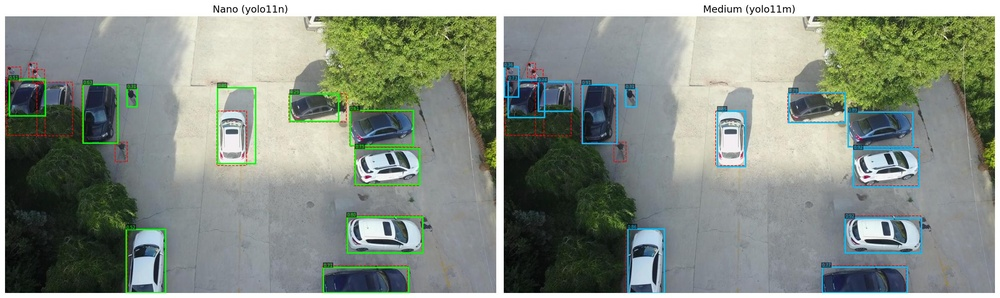
#> input picture cherry/vis_samples/base_samples/0000026_00500_d_0000025_compare.jpg, 1000 x 298 px, shrunk from 2388 x 711 before the run
$ python -i js4_density_proxy.py   (imports and definitions only)   (older library calls are emulated)
#> lines starting #> are read from the running program, lines starting #| are printed output that depends on the picture; after the words box and inside, x2 and y2 are one past the last pixel; in counts of white or black regions, pixels touching at a corner belong together
"""
JS4: Density-Proxy Feature Extraction & Correlation Analysis
Extracts 3 new features (contour_count, gradient_orientation_var,
connected_component_count) for 16,592 UAVDT frames, then correlates
13 selected features against num_gt and recall_gap.
"""

import sys
import time
import cv2
import numpy as np
import pandas as pd
from pathlib import Path
from scipy.stats import spearmanr

# ── Paths ────────────────────────────────────────────────────────
ROOT = Path(__file__).resolve().parent.parent.parent          # echo/
UAVDT_FRAMES = ROOT / "UAVDT-NEW" / "UAV-benchmark-M"
UAVDT_DIR = ROOT / "yolo_runs_on_uavdt"

FEATURES_CSV = UAVDT_DIR / "jays_uavdt_frame_features.csv"
RESULTS_CSV = UAVDT_DIR / "uavdt_results.csv"
DENSITY_CSV = Path(__file__).resolve().parent / "js4_density_features.csv"
CORR_CSV = Path(__file__).resolve().parent / "js4_density_correlation.csv"

TEST_SEQUENCES = [
    "M0208", "M0209", "M0403", "M0601", "M0602", "M0606",
    "M0801", "M0802", "M1301", "M1302", "M1303", "M1401",
    "M0203", "M0205", "M1001", "M1007", "M1101", "M0701",
    "M1004", "M1009",
]

# 13 features for correlation analysis
TARGET_FEATURES = [
    "edge_density", "FAST_keypoint_count", "foreground_ratio",
    "spatial_entropy", "local_entropy_std", "high_freq_energy_ratio",
    "spectral_centroid", "LBP_entropy", "colorfulness", "saturation_std",
    "contour_count", "gradient_orientation_var", "connected_component_count",
]

# Features in current 23-feature set
IN_23 = {"local_entropy_std", "saturation_std", "high_freq_energy_ratio"}

DILATE_KERNEL = cv2.getStructuringElement(cv2.MORPH_RECT, (3, 3))


# ── Part 1: Feature Extraction ──────────────────────────────────

def extract_density_features(gray):
    """Compute 3 density-proxy features from grayscale frame."""
    edges = cv2.Canny(gray, 50, 150)

    # 1. contour_count: external contours on Canny edges
    contours, _ = cv2.findContours(edges, cv2.RETR_EXTERNAL,
                                   cv2.CHAIN_APPROX_SIMPLE)
    contour_count = len(contours)

    # 2. gradient_orientation_var: circular variance of Sobel angles
    gray_f = gray.astype(np.float64)
    dx = cv2.Sobel(gray_f, cv2.CV_64F, 1, 0, ksize=3)
    dy = cv2.Sobel(gray_f, cv2.CV_64F, 0, 1, ksize=3)
    angles = np.arctan2(dy, dx)  # range [-pi, pi]
    sin_mean = np.mean(np.sin(angles))
    cos_mean = np.mean(np.cos(angles))
    R_len = np.sqrt(sin_mean ** 2 + cos_mean ** 2)
    grad_orient_var = 1.0 - R_len

    # 3. connected_component_count: dilated Canny edges → CC
    dilated = cv2.dilate(edges, DILATE_KERNEL)
    num_cc, _ = cv2.connectedComponents(dilated)
    cc_count = num_cc - 1  # exclude background

    return contour_count, grad_orient_var, cc_count


# [171 lines left out: functions run_extraction, run_analysis, not called in this run]


# ── Main ─────────────────────────────────────────────────────────

# [7 lines not run here, left out]

>>> import cv2
>>> picture = cv2.imread('../../cherry/vis_samples/base_samples/0000026_00500_d_0000025_compare.jpg', cv2.IMREAD_GRAYSCALE)
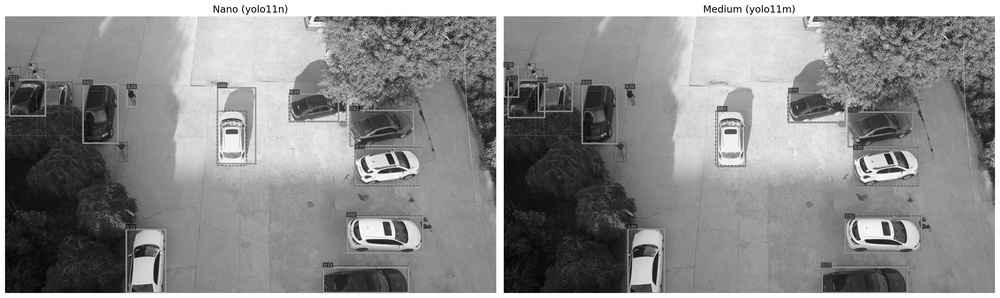
#> picture: shape (298, 1000); min 0, max 255, mean 139.3
>>> result = extract_density_features(picture)
#> in extract_density_features, `edges = cv2.Canny(gray, 50, 150)`:
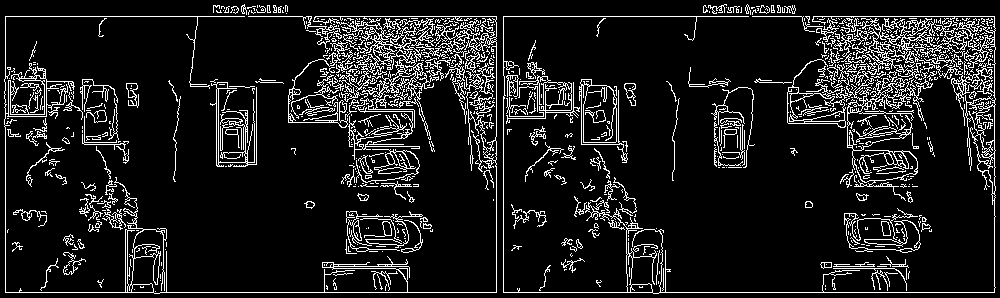
#> edges: shape (298, 1000); 11.2% white in thin lines or dots
#> in extract_density_features, `contours, _ = cv2.findContours(edges, cv2.RETR_EXTERNAL, cv2.CHAIN_APP..`: contours = 738 contours, 661 with area under 20; largest, box (x1, y1, x2, y2) and area: (503, 16, 996, 294) 4621, (4, 16, 497, 294) 3866, (787, 59, 933, 201) 2160, (579, 79, 628, 163) 1888, (356, 149, 420, 184) 398
#> in extract_density_features, `contour_count = len(contours)`: contour_count = 738
#> in extract_density_features, `dx = cv2.Sobel(gray_f, cv2.CV_64F, 1, 0, ksize=3)`:
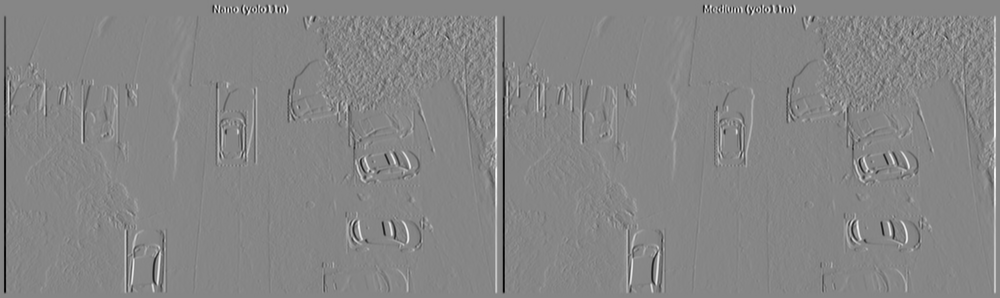
#> dx: shape (298, 1000) float64; min -1017, max 916, mean 0; drawn with min black and max white
#> in extract_density_features, `dy = cv2.Sobel(gray_f, cv2.CV_64F, 0, 1, ksize=3)`:
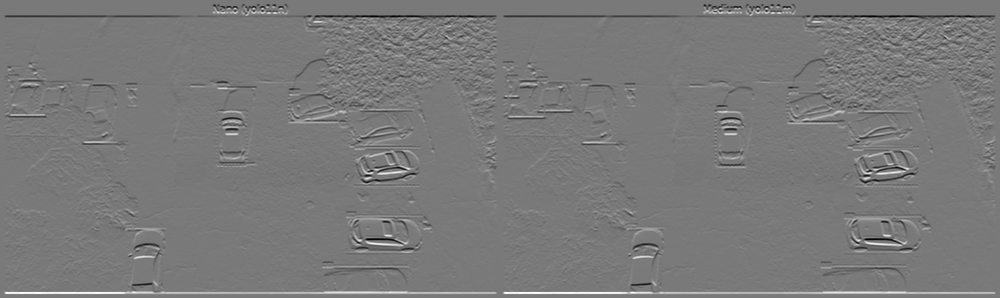
#> dy: shape (298, 1000) float64; min -883, max 963, mean 0; drawn with min black and max white
#> in extract_density_features, `angles = np.arctan2(dy, dx)`:
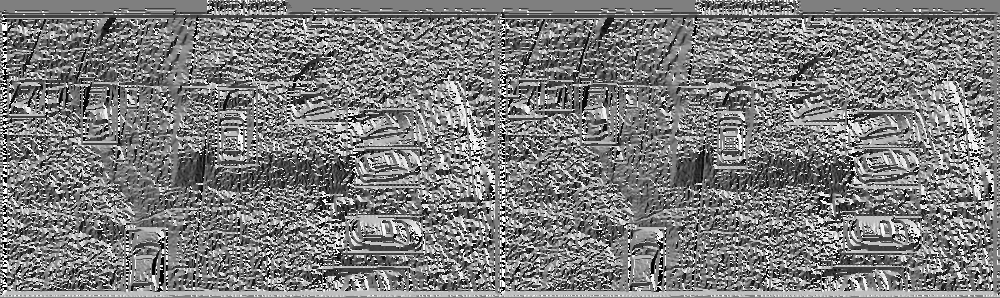
#> angles: shape (298, 1000) float64; min -3.14, max 3.14, mean -0.0734; drawn with min black and max white
#> in extract_density_features, `sin_mean = np.mean(np.sin(angles))`: sin_mean = -0.064
#> in extract_density_features, `cos_mean = np.mean(np.cos(angles))`: cos_mean = 0.0867
#> in extract_density_features, `R_len = np.sqrt(sin_mean ** 2 + cos_mean ** 2)`: R_len = 0.108
#> in extract_density_features, `grad_orient_var = 1.0 - R_len`: grad_orient_var = 0.892
#> in extract_density_features, `dilated = cv2.dilate(edges, DILATE_KERNEL)`:
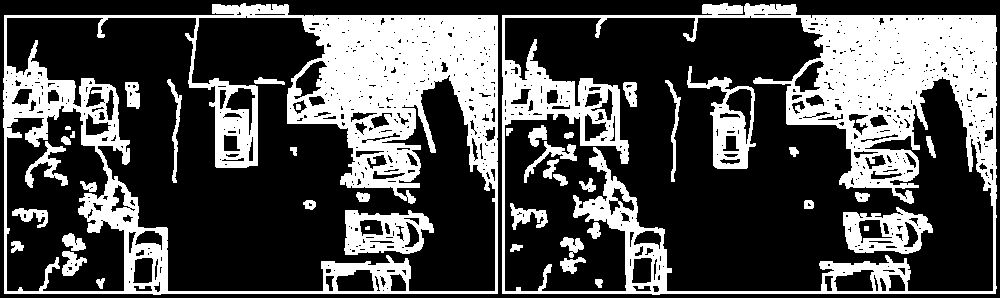
#> dilated: shape (298, 1000); 31.4% white; 43 white regions (1 under 20 px), largest, box (x1, y1, x2, y2) and area: (3, 3, 498, 295) 41478, (502, 3, 997, 295) 38293, (344, 210, 434, 255) 2472
#> in extract_density_features, `num_cc, _ = cv2.connectedComponents(dilated)`: num_cc = 44
#> in extract_density_features, `cc_count = num_cc - 1`: cc_count = 43
#> result = (738, 0.892, 43)

$ run again, on cherry/vis_samples/base_samples/0000155_00801_d_0000001_compare.jpg
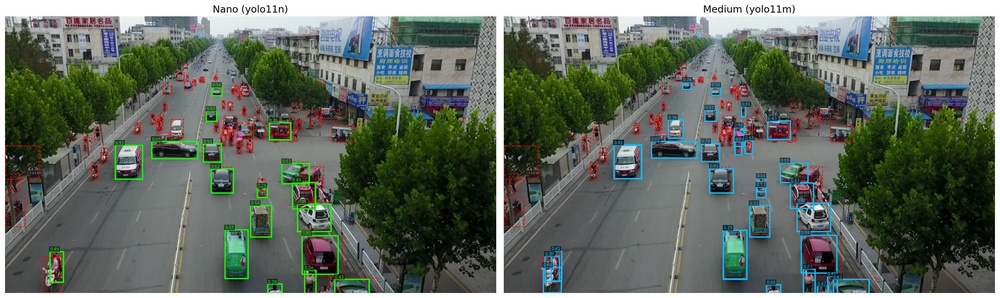
#> input picture cherry/vis_samples/base_samples/0000155_00801_d_0000001_compare.jpg, 1000 x 298 px, shrunk from 2388 x 711 before the run
#> in extract_density_features, `edges = cv2.Canny(gray, 50, 150)`:
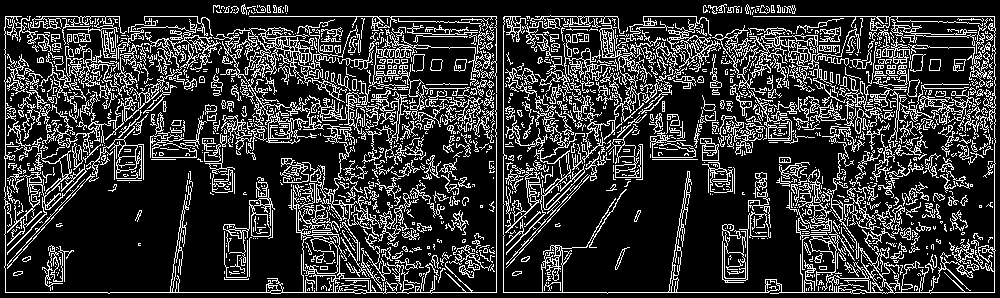
#> edges: shape (298, 1000); 20.5% white in thin lines or dots
#> contours = 1464 contours, 1225 with area under 20; largest, box (x1, y1, x2, y2) and area: (503, 16, 996, 294) 3325, (712, 24, 860, 106) 1378, (581, 25, 646, 163) 976, (4, 16, 497, 294) 966, (505, 110, 588, 265) 938
#> contour_count = 1464
#> sin_mean = -0.0462
#> cos_mean = 0.0533
#> R_len = 0.0705
#> grad_orient_var = 0.93
#> in extract_density_features, `dilated = cv2.dilate(edges, DILATE_KERNEL)`:
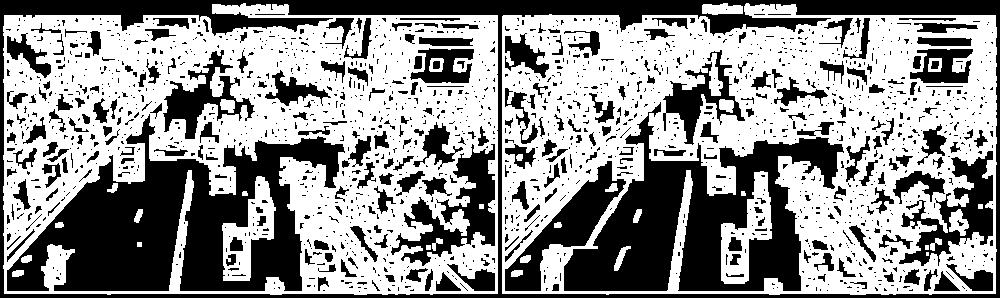
#> dilated: shape (298, 1000); 57.1% white; 1666 black regions (1379 under 20 px), largest, box (x1, y1, x2, y2) and area: (7, 114, 345, 291) 27356, (0, 0, 1000, 298) 23498, (564, 102, 844, 291) 22253
#> num_cc = 33
#> cc_count = 32
#> result = (1464, 0.93, 32)

$ run again, on cherry/vis_samples/base_samples/0000193_01876_d_0000113_compare.jpg
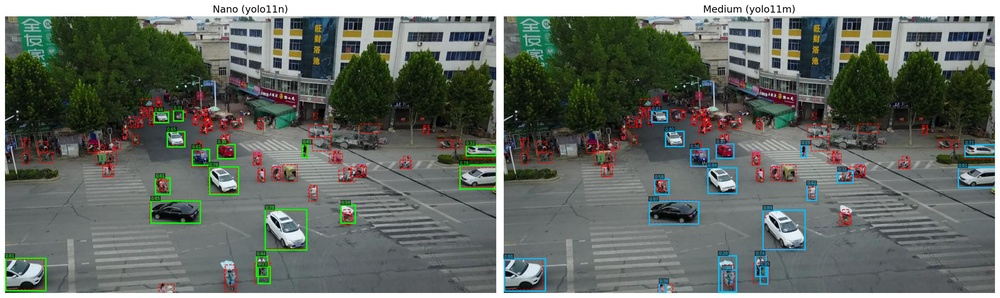
#> input picture cherry/vis_samples/base_samples/0000193_01876_d_0000113_compare.jpg, 1000 x 298 px, shrunk from 2388 x 711 before the run
#> in extract_density_features, `edges = cv2.Canny(gray, 50, 150)`:
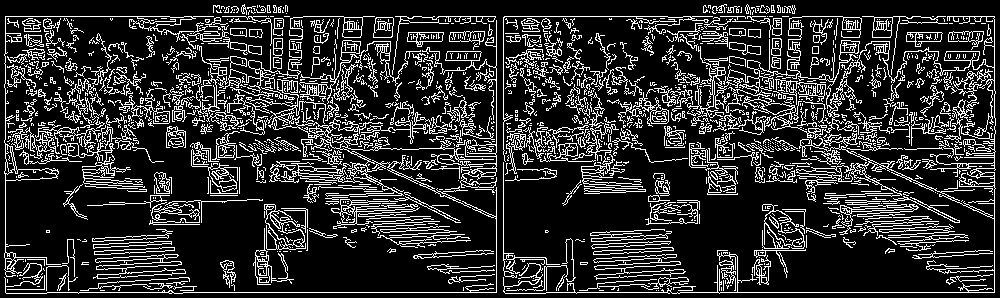
#> edges: shape (298, 1000); 18.5% white in thin lines or dots
#> contours = 1302 contours, 1119 with area under 20; largest, box (x1, y1, x2, y2) and area: (503, 16, 996, 294) 2099, (4, 79, 497, 294) 1854, (332, 20, 497, 188) 1188, (742, 16, 862, 139) 1174, (4, 16, 214, 277) 970
#> contour_count = 1302
#> sin_mean = 0.00313
#> cos_mean = 0.0418
#> R_len = 0.0419
#> grad_orient_var = 0.958
#> in extract_density_features, `dilated = cv2.dilate(edges, DILATE_KERNEL)`:
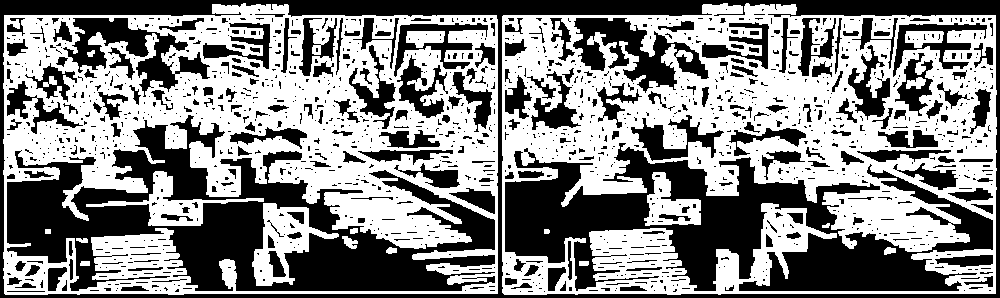
#> dilated: shape (298, 1000); 52.9% white; 1369 black regions (1111 under 20 px), largest, box (x1, y1, x2, y2) and area: (7, 115, 495, 291) 33962, (505, 143, 993, 291) 31177, (0, 0, 1000, 298) 20709
#> num_cc = 21
#> cc_count = 20
#> result = (1302, 0.958, 20)

$ run again, on cherry/vis_samples/base_samples/0000194_00800_d_0000123_compare.jpg
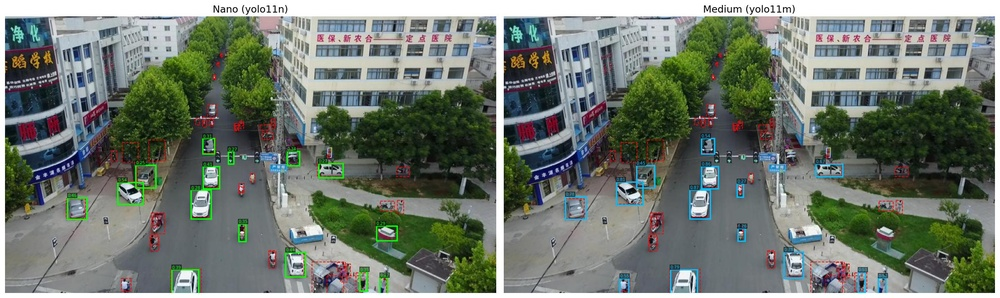
#> input picture cherry/vis_samples/base_samples/0000194_00800_d_0000123_compare.jpg, 1000 x 298 px, shrunk from 2388 x 711 before the run
#> in extract_density_features, `edges = cv2.Canny(gray, 50, 150)`:
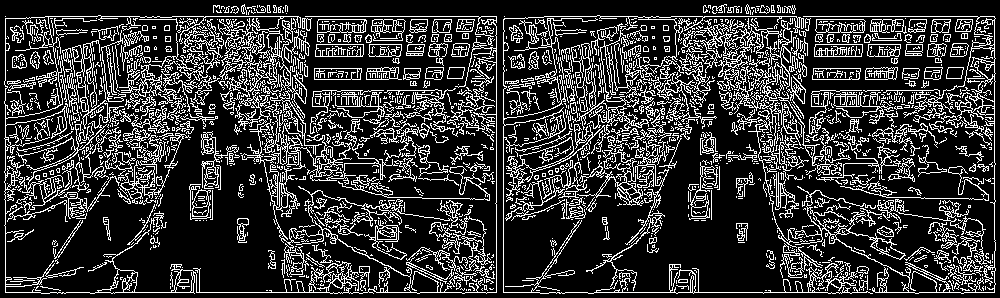
#> edges: shape (298, 1000); 21.3% white in thin lines or dots
#> contours = 1392 contours, 1202 with area under 20; largest, box (x1, y1, x2, y2) and area: (4, 15, 497, 294) 9618, (503, 15, 873, 294) 2679, (748, 16, 996, 294) 2310, (506, 124, 610, 197) 1273, (571, 30, 649, 132) 988
#> contour_count = 1392
#> sin_mean = 0.0122
#> cos_mean = 0.0494
#> R_len = 0.0508
#> grad_orient_var = 0.949
#> in extract_density_features, `dilated = cv2.dilate(edges, DILATE_KERNEL)`:
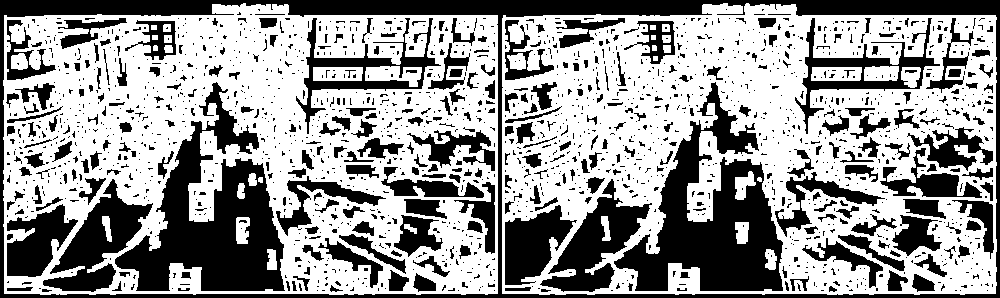
#> dilated: shape (298, 1000); 59.6% white; 1786 black regions (1457 under 20 px), largest, box (x1, y1, x2, y2) and area: (0, 0, 1000, 298) 20584, (115, 82, 285, 291) 14880, (614, 82, 783, 291) 14738
#> num_cc = 35
#> cc_count = 34
#> result = (1392, 0.949, 34)
